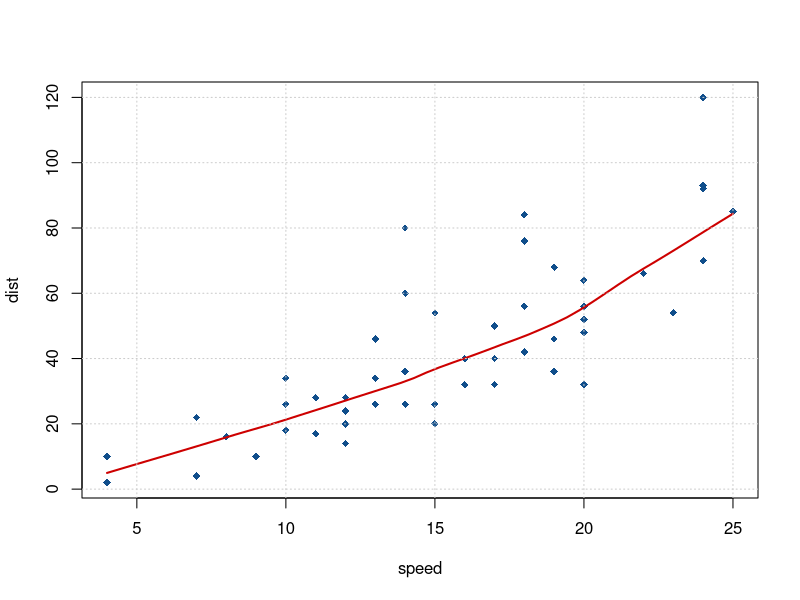
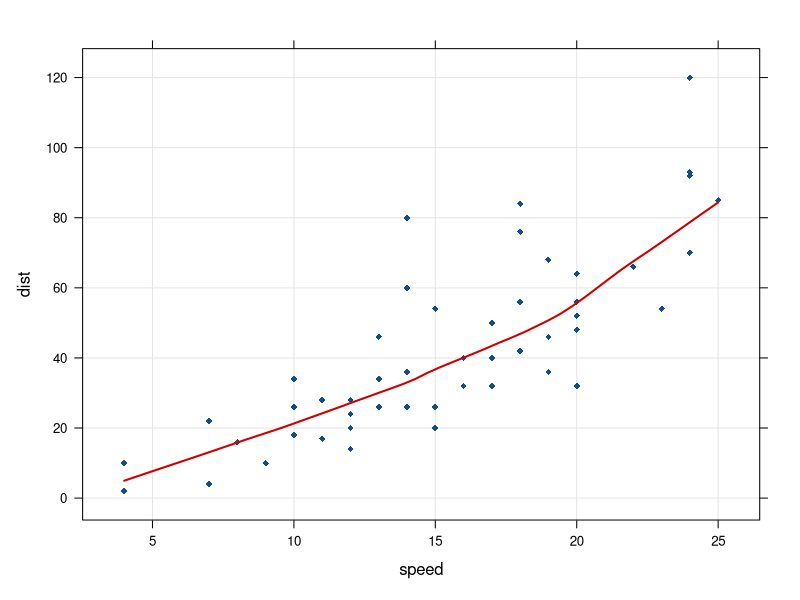
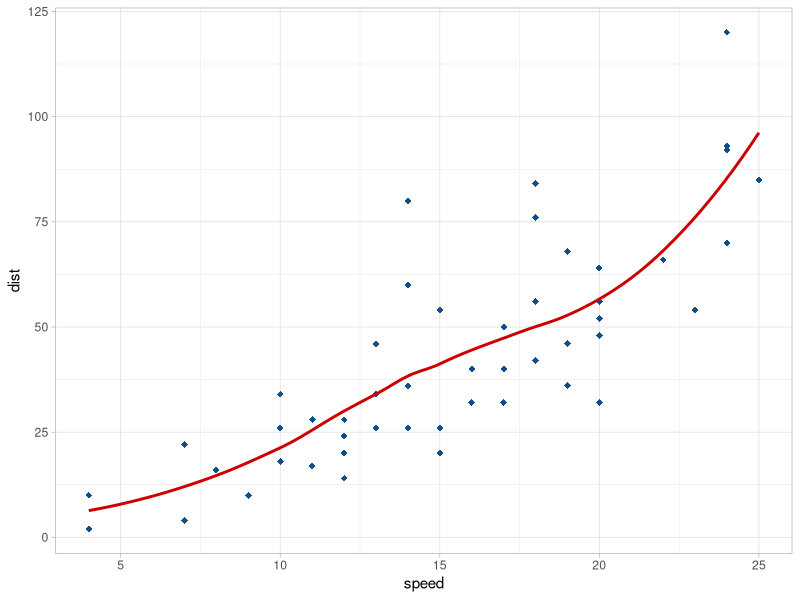

Recreate these plots in R, in order. (Note: this script raises an error after producing the figures.)
## ---- chunk 1
knitr::opts_chunk$set(eval = FALSE,
                      message = FALSE,
                      warning = FALSE,
                      fig.align = "center",
                      fig.width = 6,
                      fig.height = 4)
## ---- chunk 2
with(cars, scatter.smooth(speed, dist, pch = 18, col = "dodgerblue4",
               lpars = list(col = "red3", lwd = 2)))
grid(col = "gray80")
## ---- chunk 3
library(lattice)
xyplot(dist ~ speed, data = cars, type = c("p", "smooth"), pch = 18,
       grid = TRUE, col = "dodgerblue4", col.line = "red3", lwd = 2)
## ---- chunk 4
library(ggplot2)
library(dplyr)
cars %>% 
  ggplot(data = ., aes(x = speed, y = dist)) +
  geom_point(pch = 18, size = 2, color = "dodgerblue4") +
  geom_smooth(se = FALSE, color = "red3", method = "loess", span = 2/3) +
  theme_light()
## ---- chunk 5

## ---- chunk 6

## ---- chunk 7

## ---- chunk 8

## ---- chunk 9

## ---- chunk 10

## ---- chunk 11

## ---- chunk 12

## ---- chunk 13

## ---- chunk 14
knitr::include_graphics("img/thanks.gif")
